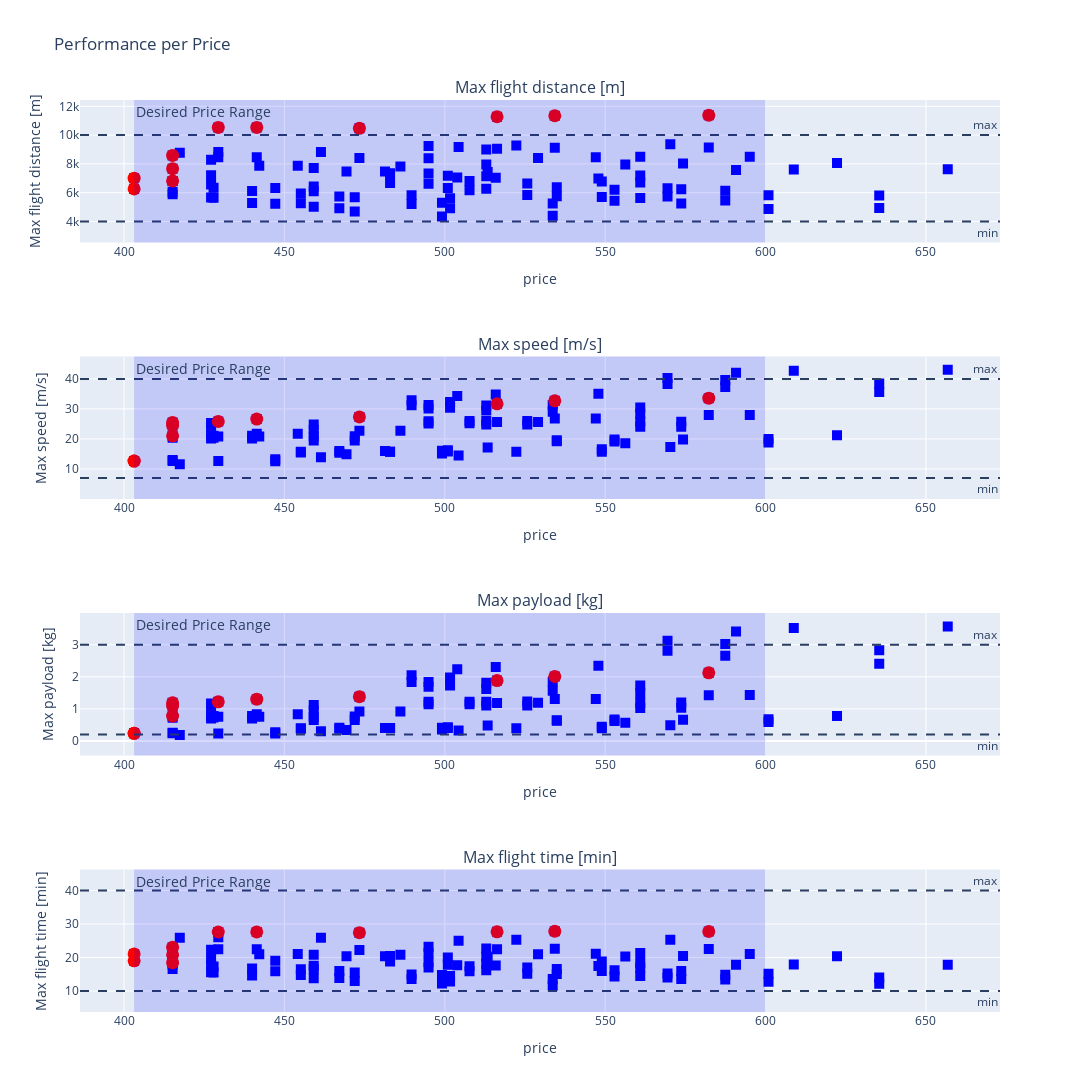

Source (notebook cell):
### Code cell
uav_td.plot_price_vs_performances()

### Figure 1 — Plotly figure (JSON) as saved in the notebook; plotly's stock layout.template omitted (floating-point values rounded to 4 significant figures)
{"data": [{"hovertemplate": "<b>%{text}</b><br>%{yaxis.title.text}: %{y}<br>%{xaxis.title.text}: %{x}<extra></extra>", "marker": {"color": "blue", "size": 10, "symbol": "square"}, "mode": "markers", "name": "All Designs", "text": ["ID: 0", "ID: 1", "ID: 2", "ID: 3", "ID: 4", "ID: 5", "ID: 6", "ID: 7", "ID: 8", "ID: 9", "ID: 10", "ID: 11", "ID: 12", "ID: 13", "ID: 14", "ID: 15", "ID: 16", "ID: 17", "ID: 18", "ID: 19", "ID: 20", "ID: 21", "ID: 22", "ID: 23", "ID: 24", "ID: 25", "ID: 26", "ID: 27", "ID: 28", "ID: 29", "ID: 30", "ID: 31", "ID: 32", "ID: 33", "ID: 34", "ID: 35", "ID: 36", "ID: 37", "ID: 38", "ID: 39", "ID: 40", "ID: 41", "ID: 42", "ID: 43", "ID: 44", "ID: 45", "ID: 46", "ID: 47", "ID: 48", "ID: 49", "ID: 50", "ID: 51", "ID: 52", "ID: 53", "ID: 54", "ID: 55", "ID: 56", "ID: 57", "ID: 58", "ID: 59", "ID: 60", "ID: 61", "ID: 62", "ID: 63", "ID: 64", "ID: 65", "ID: 66", "ID: 67", "ID: 68", "ID: 69", "ID: 70", "ID: 71", "ID: 72", "ID: 73", "ID: 74", "ID: 75", "ID: 76", "ID: 77", "ID: 78", "ID: 79", "ID: 80", "ID: 81", "ID: 82", "ID: 83", "ID: 84", "ID: 85", "ID: 86", "ID: 87", "ID: 88", "ID: 89", "ID: 90", "ID: 91", "ID: 92", "ID: 93", "ID: 94", "ID: 95", "ID: 96", "ID: 97", "ID: 98", "ID: 99", "ID: 100", "ID: 101", "ID: 102", "ID: 103", "ID: 104", "ID: 105", "ID: 106", "ID: 107"], "type": "scatter", "x": [481.4, 574.3, 469.4, 556.3, 513.4, 622.3, 467.1, 552.9, 455.1, 534.9, 499.1, 600.9, 467.1, 552.9, 455.1, 534.9, 499.1, 600.9, 454.2, 547.1, 442.2, 529.1, 486.2, 595.1, 439.9, 525.7, 427.9, 507.7, 471.9, 573.7, 439.9, 525.7, 427.9, 507.7, 471.9, 573.7, 441.4, 534.3, 429.4, 516.3, 473.4, 582.3, 427.1, 512.9, 415.1, 494.9, 459.1, 560.9, 427.1, 512.9, 415.1, 494.9, 459.1, 560.9, 429.4, 522.3, 417.4, 504.3, 461.4, 570.3, 415.1, 500.9, 403.1, 482.9, 447.1, 548.9, 415.1, 500.9, 403.1, 482.9, 447.1, 548.9, 515.9, 608.8, 503.9, 590.8, 547.9, 656.8, 501.6, 587.4, 489.6, 569.4, 533.6, 635.4, 501.6, 587.4, 489.6, 569.4, 533.6, 635.4, 441.4, 534.3, 429.4, 516.3, 473.4, 582.3, 427.1, 512.9, 415.1, 494.9, 459.1, 560.9, 427.1, 512.9, 415.1, 494.9, 459.1, 560.9], "xaxis": "x", "y": [7476.0, 8028.0, 7469.0, 7963.0, 7431.0, 8058.0, 5730.0, 6206.0, 5950.0, 6378.0, 5305.0, 5823.0, 4926.0, 5433.0, 5267.0, 5746.0, 4350.0, 4861.0, 7866.0, 8461.0, 7863.0, 8402.0, 7819.0, 8490.0, 6117.0, 6635.0, 6344.0, 6814.0, 5682.0, 6244.0, 5291.0, 5841.0, 5643.0, 6165.0, 4695.0, 5251.0, 8458.0, 9114.0, 8458.0, 9052.0, 8402.0, 9141.0, 6567.0, 7139.0, 6815.0, 7335.0, 6094.0, 6712.0, 5672.0, 6276.0, 6054.0, 6629.0, 5027.0, 5637.0, 8827.0, 9286.0, 8782.0, 9178.0, 8824.0, 9363.0, 6788.0, 7178.0, 7010.0, 7342.0, 6331.0, 6774.0, 5891.0, 6335.0, 6263.0, 6668.0, 5238.0, 5698.0, 7037.0, 7617.0, 7049.0, 7583.0, 6985.0, 7628.0, 5621.0, 6139.0, 5821.0, 6300.0, 5247.0, 5803.0, 4913.0, 5455.0, 5220.0, 5739.0, 4396.0, 4946.0, 10530.0, 11340.0, 10530.0, 11270.0, 10470.0, 11380.0, 8289.0, 9002.0, 8586.0, 9237.0, 7721.0, 8492.0, 7207.0, 7961.0, 7670.0, 8387.0, 6422.0, 7186.0], "yaxis": "y"}, {"hovertemplate": "<b>%{text}</b><br><br>%{xaxis.title.text}: %{x}<br>%{yaxis.title.text}: %{y}<extra></extra>", "marker": {"color": "red", "size": 13}, "mode": "markers", "name": "Pareto Front", "text": ["ID: 44", "ID: 62", "ID: 68", "ID: 90", "ID: 91", "ID: 92", "ID: 93", "ID: 94", "ID: 95", "ID: 98", "ID: 104"], "type": "scatter", "x": [415.1, 403.1, 403.1, 441.4, 534.3, 429.4, 516.3, 473.4, 582.3, 415.1, 415.1], "xaxis": "x", "y": [6815.0, 7010.0, 6263.0, 10530.0, 11340.0, 10530.0, 11270.0, 10470.0, 11380.0, 8586.0, 7670.0], "yaxis": "y"}, {"hovertemplate": "<b>%{text}</b><br>%{yaxis.title.text}: %{y}<br>%{xaxis.title.text}: %{x}<extra></extra>", "marker": {"color": "blue", "size": 10, "symbol": "square"}, "mode": "markers", "name": "All Designs", "text": ["ID: 0", "ID: 1", "ID: 2", "ID: 3", "ID: 4", "ID: 5", "ID: 6", "ID: 7", "ID: 8", "ID: 9", "ID: 10", "ID: 11", "ID: 12", "ID: 13", "ID: 14", "ID: 15", "ID: 16", "ID: 17", "ID: 18", "ID: 19", "ID: 20", "ID: 21", "ID: 22", "ID: 23", "ID: 24", "ID: 25", "ID: 26", "ID: 27", "ID: 28", "ID: 29", "ID: 30", "ID: 31", "ID: 32", "ID: 33", "ID: 34", "ID: 35", "ID: 36", "ID: 37", "ID: 38", "ID: 39", "ID: 40", "ID: 41", "ID: 42", "ID: 43", "ID: 44", "ID: 45", "ID: 46", "ID: 47", "ID: 48", "ID: 49", "ID: 50", "ID: 51", "ID: 52", "ID: 53", "ID: 54", "ID: 55", "ID: 56", "ID: 57", "ID: 58", "ID: 59", "ID: 60", "ID: 61", "ID: 62", "ID: 63", "ID: 64", "ID: 65", "ID: 66", "ID: 67", "ID: 68", "ID: 69", "ID: 70", "ID: 71", "ID: 72", "ID: 73", "ID: 74", "ID: 75", "ID: 76", "ID: 77", "ID: 78", "ID: 79", "ID: 80", "ID: 81", "ID: 82", "ID: 83", "ID: 84", "ID: 85", "ID: 86", "ID: 87", "ID: 88", "ID: 89", "ID: 90", "ID: 91", "ID: 92", "ID: 93", "ID: 94", "ID: 95", "ID: 96", "ID: 97", "ID: 98", "ID: 99", "ID: 100", "ID: 101", "ID: 102", "ID: 103", "ID: 104", "ID: 105", "ID: 106", "ID: 107"], "type": "scatter", "x": [481.4, 574.3, 469.4, 556.3, 513.4, 622.3, 467.1, 552.9, 455.1, 534.9, 499.1, 600.9, 467.1, 552.9, 455.1, 534.9, 499.1, 600.9, 454.2, 547.1, 442.2, 529.1, 486.2, 595.1, 439.9, 525.7, 427.9, 507.7, 471.9, 573.7, 439.9, 525.7, 427.9, 507.7, 471.9, 573.7, 441.4, 534.3, 429.4, 516.3, 473.4, 582.3, 427.1, 512.9, 415.1, 494.9, 459.1, 560.9, 427.1, 512.9, 415.1, 494.9, 459.1, 560.9, 429.4, 522.3, 417.4, 504.3, 461.4, 570.3, 415.1, 500.9, 403.1, 482.9, 447.1, 548.9, 415.1, 500.9, 403.1, 482.9, 447.1, 548.9, 515.9, 608.8, 503.9, 590.8, 547.9, 656.8, 501.6, 587.4, 489.6, 569.4, 533.6, 635.4, 501.6, 587.4, 489.6, 569.4, 533.6, 635.4, 441.4, 534.3, 429.4, 516.3, 473.4, 582.3, 427.1, 512.9, 415.1, 494.9, 459.1, 560.9, 427.1, 512.9, 415.1, 494.9, 459.1, 560.9], "xaxis": "x2", "y": [15.95, 19.81, 14.91, 18.56, 17.16, 21.25, 15.98, 19.84, 15.73, 19.53, 16.08, 19.95, 15.43, 19.18, 15.51, 19.27, 15.12, 18.81, 21.75, 26.78, 20.82, 25.65, 22.72, 27.95, 21.1, 25.98, 21.06, 25.94, 20.87, 25.71, 20.14, 24.82, 20.44, 25.19, 19.51, 24.08, 21.75, 26.78, 20.81, 25.64, 22.71, 27.94, 21.09, 25.98, 21.05, 25.93, 20.86, 25.71, 20.13, 24.82, 20.43, 25.18, 19.5, 24.07, 12.62, 15.76, 11.56, 14.5, 13.92, 17.31, 13.0, 16.21, 12.63, 15.77, 13.28, 16.55, 12.7, 15.85, 12.64, 15.78, 12.58, 15.71, 34.82, 42.69, 34.28, 42.03, 35.07, 43.0, 32.34, 39.67, 32.86, 40.3, 31.34, 38.44, 30.39, 37.28, 31.24, 38.33, 29.03, 35.63, 26.62, 32.69, 25.81, 31.7, 27.34, 33.57, 25.32, 31.11, 25.48, 31.31, 24.81, 30.49, 24.0, 29.5, 24.5, 30.11, 23.11, 28.42], "yaxis": "y2"}, {"hovertemplate": "<b>%{text}</b><br><br>%{xaxis.title.text}: %{x}<br>%{yaxis.title.text}: %{y}<extra></extra>", "marker": {"color": "red", "size": 13}, "mode": "markers", "name": "Pareto Front", "text": ["ID: 44", "ID: 62", "ID: 68", "ID: 90", "ID: 91", "ID: 92", "ID: 93", "ID: 94", "ID: 95", "ID: 98", "ID: 104"], "type": "scatter", "x": [415.1, 403.1, 403.1, 441.4, 534.3, 429.4, 516.3, 473.4, 582.3, 415.1, 415.1], "xaxis": "x2", "y": [21.05, 12.63, 12.64, 26.62, 32.69, 25.81, 31.7, 27.34, 33.57, 25.48, 24.5], "yaxis": "y2"}, {"hovertemplate": "<b>%{text}</b><br>%{yaxis.title.text}: %{y}<br>%{xaxis.title.text}: %{x}<extra></extra>", "marker": {"color": "blue", "size": 10, "symbol": "square"}, "mode": "markers", "name": "All Designs", "text": ["ID: 0", "ID: 1", "ID: 2", "ID: 3", "ID: 4", "ID: 5", "ID: 6", "ID: 7", "ID: 8", "ID: 9", "ID: 10", "ID: 11", "ID: 12", "ID: 13", "ID: 14", "ID: 15", "ID: 16", "ID: 17", "ID: 18", "ID: 19", "ID: 20", "ID: 21", "ID: 22", "ID: 23", "ID: 24", "ID: 25", "ID: 26", "ID: 27", "ID: 28", "ID: 29", "ID: 30", "ID: 31", "ID: 32", "ID: 33", "ID: 34", "ID: 35", "ID: 36", "ID: 37", "ID: 38", "ID: 39", "ID: 40", "ID: 41", "ID: 42", "ID: 43", "ID: 44", "ID: 45", "ID: 46", "ID: 47", "ID: 48", "ID: 49", "ID: 50", "ID: 51", "ID: 52", "ID: 53", "ID: 54", "ID: 55", "ID: 56", "ID: 57", "ID: 58", "ID: 59", "ID: 60", "ID: 61", "ID: 62", "ID: 63", "ID: 64", "ID: 65", "ID: 66", "ID: 67", "ID: 68", "ID: 69", "ID: 70", "ID: 71", "ID: 72", "ID: 73", "ID: 74", "ID: 75", "ID: 76", "ID: 77", "ID: 78", "ID: 79", "ID: 80", "ID: 81", "ID: 82", "ID: 83", "ID: 84", "ID: 85", "ID: 86", "ID: 87", "ID: 88", "ID: 89", "ID: 90", "ID: 91", "ID: 92", "ID: 93", "ID: 94", "ID: 95", "ID: 96", "ID: 97", "ID: 98", "ID: 99", "ID: 100", "ID: 101", "ID: 102", "ID: 103", "ID: 104", "ID: 105", "ID: 106", "ID: 107"], "type": "scatter", "x": [481.4, 574.3, 469.4, 556.3, 513.4, 622.3, 467.1, 552.9, 455.1, 534.9, 499.1, 600.9, 467.1, 552.9, 455.1, 534.9, 499.1, 600.9, 454.2, 547.1, 442.2, 529.1, 486.2, 595.1, 439.9, 525.7, 427.9, 507.7, 471.9, 573.7, 439.9, 525.7, 427.9, 507.7, 471.9, 573.7, 441.4, 534.3, 429.4, 516.3, 473.4, 582.3, 427.1, 512.9, 415.1, 494.9, 459.1, 560.9, 427.1, 512.9, 415.1, 494.9, 459.1, 560.9, 429.4, 522.3, 417.4, 504.3, 461.4, 570.3, 415.1, 500.9, 403.1, 482.9, 447.1, 548.9, 415.1, 500.9, 403.1, 482.9, 447.1, 548.9, 515.9, 608.8, 503.9, 590.8, 547.9, 656.8, 501.6, 587.4, 489.6, 569.4, 533.6, 635.4, 501.6, 587.4, 489.6, 569.4, 533.6, 635.4, 441.4, 534.3, 429.4, 516.3, 473.4, 582.3, 427.1, 512.9, 415.1, 494.9, 459.1, 560.9, 427.1, 512.9, 415.1, 494.9, 459.1, 560.9], "xaxis": "x3", "y": [0.4059, 0.6623, 0.3441, 0.5696, 0.4818, 0.7763, 0.4098, 0.6682, 0.3946, 0.6454, 0.4141, 0.6746, 0.3763, 0.618, 0.3814, 0.6255, 0.3563, 0.5879, 0.8341, 1.306, 0.7556, 1.188, 0.9173, 1.431, 0.7807, 1.226, 0.7784, 1.222, 0.76, 1.195, 0.7023, 1.108, 0.7273, 1.146, 0.6516, 1.032, 0.8318, 1.304, 0.7533, 1.186, 0.9149, 1.428, 0.7784, 1.224, 0.776, 1.22, 0.7577, 1.192, 0.7, 1.106, 0.725, 1.143, 0.6493, 1.03, 0.2346, 0.3947, 0.1861, 0.3219, 0.2995, 0.492, 0.2555, 0.426, 0.2377, 0.3993, 0.2679, 0.4447, 0.2404, 0.4034, 0.2381, 0.4, 0.2329, 0.3921, 2.308, 3.523, 2.234, 3.412, 2.342, 3.573, 1.976, 3.025, 2.045, 3.128, 1.844, 2.827, 1.729, 2.655, 1.836, 2.814, 1.564, 2.407, 1.303, 2.01, 1.218, 1.883, 1.379, 2.124, 1.17, 1.811, 1.187, 1.837, 1.117, 1.731, 1.04, 1.616, 1.089, 1.69, 0.9537, 1.487], "yaxis": "y3"}, {"hovertemplate": "<b>%{text}</b><br><br>%{xaxis.title.text}: %{x}<br>%{yaxis.title.text}: %{y}<extra></extra>", "marker": {"color": "red", "size": 13}, "mode": "markers", "name": "Pareto Front", "text": ["ID: 44", "ID: 62", "ID: 68", "ID: 90", "ID: 91", "ID: 92", "ID: 93", "ID: 94", "ID: 95", "ID: 98", "ID: 104"], "type": "scatter", "x": [415.1, 403.1, 403.1, 441.4, 534.3, 429.4, 516.3, 473.4, 582.3, 415.1, 415.1], "xaxis": "x3", "y": [0.776, 0.2377, 0.2381, 1.303, 2.01, 1.218, 1.883, 1.379, 2.124, 1.187, 1.089], "yaxis": "y3"}, {"hovertemplate": "<b>%{text}</b><br>%{yaxis.title.text}: %{y}<br>%{xaxis.title.text}: %{x}<extra></extra>", "marker": {"color": "blue", "size": 10, "symbol": "square"}, "mode": "markers", "name": "All Designs", "text": ["ID: 0", "ID: 1", "ID: 2", "ID: 3", "ID: 4", "ID: 5", "ID: 6", "ID: 7", "ID: 8", "ID: 9", "ID: 10", "ID: 11", "ID: 12", "ID: 13", "ID: 14", "ID: 15", "ID: 16", "ID: 17", "ID: 18", "ID: 19", "ID: 20", "ID: 21", "ID: 22", "ID: 23", "ID: 24", "ID: 25", "ID: 26", "ID: 27", "ID: 28", "ID: 29", "ID: 30", "ID: 31", "ID: 32", "ID: 33", "ID: 34", "ID: 35", "ID: 36", "ID: 37", "ID: 38", "ID: 39", "ID: 40", "ID: 41", "ID: 42", "ID: 43", "ID: 44", "ID: 45", "ID: 46", "ID: 47", "ID: 48", "ID: 49", "ID: 50", "ID: 51", "ID: 52", "ID: 53", "ID: 54", "ID: 55", "ID: 56", "ID: 57", "ID: 58", "ID: 59", "ID: 60", "ID: 61", "ID: 62", "ID: 63", "ID: 64", "ID: 65", "ID: 66", "ID: 67", "ID: 68", "ID: 69", "ID: 70", "ID: 71", "ID: 72", "ID: 73", "ID: 74", "ID: 75", "ID: 76", "ID: 77", "ID: 78", "ID: 79", "ID: 80", "ID: 81", "ID: 82", "ID: 83", "ID: 84", "ID: 85", "ID: 86", "ID: 87", "ID: 88", "ID: 89", "ID: 90", "ID: 91", "ID: 92", "ID: 93", "ID: 94", "ID: 95", "ID: 96", "ID: 97", "ID: 98", "ID: 99", "ID: 100", "ID: 101", "ID: 102", "ID: 103", "ID: 104", "ID: 105", "ID: 106", "ID: 107"], "type": "scatter", "x": [481.4, 574.3, 469.4, 556.3, 513.4, 622.3, 467.1, 552.9, 455.1, 534.9, 499.1, 600.9, 467.1, 552.9, 455.1, 534.9, 499.1, 600.9, 454.2, 547.1, 442.2, 529.1, 486.2, 595.1, 439.9, 525.7, 427.9, 507.7, 471.9, 573.7, 439.9, 525.7, 427.9, 507.7, 471.9, 573.7, 441.4, 534.3, 429.4, 516.3, 473.4, 582.3, 427.1, 512.9, 415.1, 494.9, 459.1, 560.9, 427.1, 512.9, 415.1, 494.9, 459.1, 560.9, 429.4, 522.3, 417.4, 504.3, 461.4, 570.3, 415.1, 500.9, 403.1, 482.9, 447.1, 548.9, 415.1, 500.9, 403.1, 482.9, 447.1, 548.9, 515.9, 608.8, 503.9, 590.8, 547.9, 656.8, 501.6, 587.4, 489.6, 569.4, 533.6, 635.4, 501.6, 587.4, 489.6, 569.4, 533.6, 635.4, 441.4, 534.3, 429.4, 516.3, 473.4, 582.3, 427.1, 512.9, 415.1, 494.9, 459.1, 560.9, 427.1, 512.9, 415.1, 494.9, 459.1, 560.9], "xaxis": "x4", "y": [20.39, 20.44, 20.35, 20.27, 20.21, 20.4, 15.96, 16.16, 16.52, 16.58, 14.77, 15.12, 13.86, 14.3, 14.77, 15.09, 12.24, 12.76, 21.02, 21.13, 20.99, 20.97, 20.84, 21.08, 16.74, 16.99, 17.3, 17.4, 15.55, 15.95, 14.65, 15.13, 15.56, 15.92, 13.01, 13.58, 22.45, 22.62, 22.43, 22.46, 22.25, 22.57, 17.84, 18.17, 18.45, 18.62, 16.57, 17.04, 15.59, 16.16, 16.58, 17.01, 13.83, 14.49, 26.02, 25.31, 25.87, 25.03, 25.9, 25.33, 20.45, 20.03, 21.06, 20.46, 19.03, 18.81, 17.93, 17.87, 19.01, 18.77, 15.91, 16.0, 17.65, 17.9, 17.65, 17.82, 17.49, 17.85, 14.5, 14.87, 14.95, 15.21, 13.57, 14.05, 12.85, 13.4, 13.58, 14.03, 11.54, 12.16, 27.64, 27.83, 27.61, 27.65, 27.41, 27.77, 22.32, 22.69, 23.03, 23.22, 20.81, 21.37, 19.65, 20.33, 20.82, 21.34, 17.54, 18.33], "yaxis": "y4"}, {"hovertemplate": "<b>%{text}</b><br><br>%{xaxis.title.text}: %{x}<br>%{yaxis.title.text}: %{y}<extra></extra>", "marker": {"color": "red", "size": 13}, "mode": "markers", "name": "Pareto Front", "text": ["ID: 44", "ID: 62", "ID: 68", "ID: 90", "ID: 91", "ID: 92", "ID: 93", "ID: 94", "ID: 95", "ID: 98", "ID: 104"], "type": "scatter", "x": [415.1, 403.1, 403.1, 441.4, 534.3, 429.4, 516.3, 473.4, 582.3, 415.1, 415.1], "xaxis": "x4", "y": [18.45, 21.06, 19.01, 27.64, 27.83, 27.61, 27.65, 27.41, 27.77, 23.03, 20.82], "yaxis": "y4"}], "layout": {"annotations": [{"font": {"size": 16}, "showarrow": false, "text": "Max flight distance [m]", "x": 0.5, "xanchor": "center", "xref": "paper", "y": 1, "yanchor": "bottom", "yref": "paper"}, {"font": {"size": 16}, "showarrow": false, "text": "Max speed [m/s]", "x": 0.5, "xanchor": "center", "xref": "paper", "y": 0.7188, "yanchor": "bottom", "yref": "paper"}, {"font": {"size": 16}, "showarrow": false, "text": "Max payload [kg]", "x": 0.5, "xanchor": "center", "xref": "paper", "y": 0.4375, "yanchor": "bottom", "yref": "paper"}, {"font": {"size": 16}, "showarrow": false, "text": "Max flight time [min]", "x": 0.5, "xanchor": "center", "xref": "paper", "y": 0.1562, "yanchor": "bottom", "yref": "paper"}, {"showarrow": false, "text": "min", "x": 1, "xanchor": "right", "xref": "x domain", "y": 4000, "yanchor": "top", "yref": "y"}, {"showarrow": false, "text": "max", "x": 1, "xanchor": "right", "xref": "x domain", "y": 10000, "yanchor": "bottom", "yref": "y"}, {"showarrow": false, "text": "min", "x": 1, "xanchor": "right", "xref": "x2 domain", "y": 7, "yanchor": "top", "yref": "y2"}, {"showarrow": false, "text": "max", "x": 1, "xanchor": "right", "xref": "x2 domain", "y": 40, "yanchor": "bottom", "yref": "y2"}, {"showarrow": false, "text": "min", "x": 1, "xanchor": "right", "xref": "x3 domain", "y": 0.2, "yanchor": "top", "yref": "y3"}, {"showarrow": false, "text": "max", "x": 1, "xanchor": "right", "xref": "x3 domain", "y": 3, "yanchor": "bottom", "yref": "y3"}, {"showarrow": false, "text": "min", "x": 1, "xanchor": "right", "xref": "x4 domain", "y": 10, "yanchor": "top", "yref": "y4"}, {"showarrow": false, "text": "max", "x": 1, "xanchor": "right", "xref": "x4 domain", "y": 40, "yanchor": "bottom", "yref": "y4"}, {"font": {"size": 14}, "showarrow": false, "text": "Desired Price Range", "x": 403.1, "xanchor": "left", "xref": "x", "y": 1, "yanchor": "top", "yref": "y domain"}, {"font": {"size": 14}, "showarrow": false, "text": "Desired Price Range", "x": 403.1, "xanchor": "left", "xref": "x2", "y": 1, "yanchor": "top", "yref": "y2 domain"}, {"font": {"size": 14}, "showarrow": false, "text": "Desired Price Range", "x": 403.1, "xanchor": "left", "xref": "x3", "y": 1, "yanchor": "top", "yref": "y3 domain"}, {"font": {"size": 14}, "showarrow": false, "text": "Desired Price Range", "x": 403.1, "xanchor": "left", "xref": "x4", "y": 1, "yanchor": "top", "yref": "y4 domain"}], "height": 1600, "shapes": [{"line": {"dash": "dash"}, "type": "line", "x0": 0, "x1": 1, "xref": "x domain", "y0": 4000, "y1": 4000, "yref": "y"}, {"line": {"dash": "dash"}, "type": "line", "x0": 0, "x1": 1, "xref": "x domain", "y0": 10000, "y1": 10000, "yref": "y"}, {"line": {"dash": "dash"}, "type": "line", "x0": 0, "x1": 1, "xref": "x2 domain", "y0": 7, "y1": 7, "yref": "y2"}, {"line": {"dash": "dash"}, "type": "line", "x0": 0, "x1": 1, "xref": "x2 domain", "y0": 40, "y1": 40, "yref": "y2"}, {"line": {"dash": "dash"}, "type": "line", "x0": 0, "x1": 1, "xref": "x3 domain", "y0": 0.2, "y1": 0.2, "yref": "y3"}, {"line": {"dash": "dash"}, "type": "line", "x0": 0, "x1": 1, "xref": "x3 domain", "y0": 3, "y1": 3, "yref": "y3"}, {"line": {"dash": "dash"}, "type": "line", "x0": 0, "x1": 1, "xref": "x4 domain", "y0": 10, "y1": 10, "yref": "y4"}, {"line": {"dash": "dash"}, "type": "line", "x0": 0, "x1": 1, "xref": "x4 domain", "y0": 40, "y1": 40, "yref": "y4"}, {"fillcolor": "blue", "line": {"width": 0}, "opacity": 0.15, "type": "rect", "x0": 403.1, "x1": 600, "xref": "x", "y0": 0, "y1": 1, "yref": "y domain"}, {"fillcolor": "blue", "line": {"width": 0}, "opacity": 0.15, "type": "rect", "x0": 403.1, "x1": 600, "xref": "x2", "y0": 0, "y1": 1, "yref": "y2 domain"}, {"fillcolor": "blue", "line": {"width": 0}, "opacity": 0.15, "type": "rect", "x0": 403.1, "x1": 600, "xref": "x3", "y0": 0, "y1": 1, "yref": "y3 domain"}, {"fillcolor": "blue", "line": {"width": 0}, "opacity": 0.15, "type": "rect", "x0": 403.1, "x1": 600, "xref": "x4", "y0": 0, "y1": 1, "yref": "y4 domain"}], "showlegend": false, "title": {"text": "Performance per Price"}, "width": 1080, "xaxis": {"anchor": "y", "domain": [0, 1], "title": {"text": "price"}}, "xaxis2": {"anchor": "y2", "domain": [0, 1], "title": {"text": "price"}}, "xaxis3": {"anchor": "y3", "domain": [0, 1], "title": {"text": "price"}}, "xaxis4": {"anchor": "y4", "domain": [0, 1], "title": {"text": "price"}}, "yaxis": {"anchor": "x", "domain": [0.8438, 1], "title": {"text": "Max flight distance [m]"}}, "yaxis2": {"anchor": "x2", "domain": [0.5625, 0.7188], "title": {"text": "Max speed [m/s]"}}, "yaxis3": {"anchor": "x3", "domain": [0.2812, 0.4375], "title": {"text": "Max payload [kg]"}}, "yaxis4": {"anchor": "x4", "domain": [0, 0.1562], "title": {"text": "Max flight time [min]"}}}}
